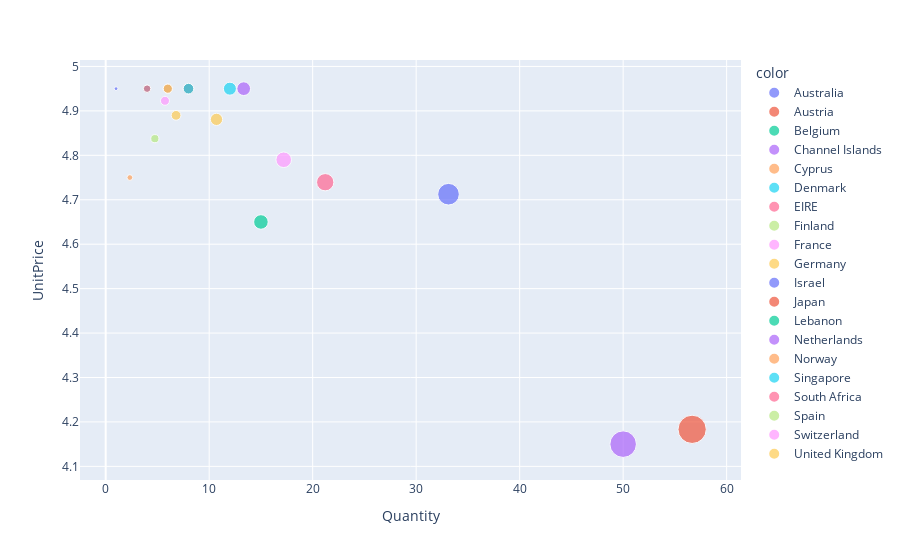

This figure's notebook cell:
### Code cell
fig = px.scatter(date_3, x='Quantity', y='UnitPrice', color=date_3.index, size='Quantity', hover_data=['Revenue'])
fig.show()

### Figure 1 — Plotly figure (JSON) as saved in the notebook; plotly's stock layout.template omitted (floating-point values rounded to 4 significant figures)
{"data": [{"customdata": [[143.8]], "hoverlabel": {"namelength": 0}, "hovertemplate": "color=Australia<br>Quantity=%{marker.size}<br>UnitPrice=%{y}<br>Revenue=%{customdata[0]}", "legendgroup": "Australia", "marker": {"color": "#636efa", "size": [33.12], "sizemode": "area", "sizeref": 0.1417, "symbol": "circle"}, "mode": "markers", "name": "Australia", "showlegend": true, "type": "scatter", "x": [33.12], "xaxis": "x", "y": [4.713], "yaxis": "y"}, {"customdata": [[39.6]], "hoverlabel": {"namelength": 0}, "hovertemplate": "color=Austria<br>Quantity=%{marker.size}<br>UnitPrice=%{y}<br>Revenue=%{customdata[0]}", "legendgroup": "Austria", "marker": {"color": "#EF553B", "size": [8], "sizemode": "area", "sizeref": 0.1417, "symbol": "circle"}, "mode": "markers", "name": "Austria", "showlegend": true, "type": "scatter", "x": [8], "xaxis": "x", "y": [4.95], "yaxis": "y"}, {"customdata": [[19.8]], "hoverlabel": {"namelength": 0}, "hovertemplate": "color=Belgium<br>Quantity=%{marker.size}<br>UnitPrice=%{y}<br>Revenue=%{customdata[0]}", "legendgroup": "Belgium", "marker": {"color": "#00cc96", "size": [4], "sizemode": "area", "sizeref": 0.1417, "symbol": "circle"}, "mode": "markers", "name": "Belgium", "showlegend": true, "type": "scatter", "x": [4], "xaxis": "x", "y": [4.95], "yaxis": "y"}, {"customdata": [[66]], "hoverlabel": {"namelength": 0}, "hovertemplate": "color=Channel Islands<br>Quantity=%{marker.size}<br>UnitPrice=%{y}<br>Revenue=%{customdata[0]}", "legendgroup": "Channel Islands", "marker": {"color": "#ab63fa", "size": [13.33], "sizemode": "area", "sizeref": 0.1417, "symbol": "circle"}, "mode": "markers", "name": "Channel Islands", "showlegend": true, "type": "scatter", "x": [13.33], "xaxis": "x", "y": [4.95], "yaxis": "y"}, {"customdata": [[10.95]], "hoverlabel": {"namelength": 0}, "hovertemplate": "color=Cyprus<br>Quantity=%{marker.size}<br>UnitPrice=%{y}<br>Revenue=%{customdata[0]}", "legendgroup": "Cyprus", "marker": {"color": "#FFA15A", "size": [2.333], "sizemode": "area", "sizeref": 0.1417, "symbol": "circle"}, "mode": "markers", "name": "Cyprus", "showlegend": true, "type": "scatter", "x": [2.333], "xaxis": "x", "y": [4.75], "yaxis": "y"}, {"customdata": [[59.4]], "hoverlabel": {"namelength": 0}, "hovertemplate": "color=Denmark<br>Quantity=%{marker.size}<br>UnitPrice=%{y}<br>Revenue=%{customdata[0]}", "legendgroup": "Denmark", "marker": {"color": "#19d3f3", "size": [12], "sizemode": "area", "sizeref": 0.1417, "symbol": "circle"}, "mode": "markers", "name": "Denmark", "showlegend": true, "type": "scatter", "x": [12], "xaxis": "x", "y": [4.95], "yaxis": "y"}, {"customdata": [[90.68]], "hoverlabel": {"namelength": 0}, "hovertemplate": "color=EIRE<br>Quantity=%{marker.size}<br>UnitPrice=%{y}<br>Revenue=%{customdata[0]}", "legendgroup": "EIRE", "marker": {"color": "#FF6692", "size": [21.21], "sizemode": "area", "sizeref": 0.1417, "symbol": "circle"}, "mode": "markers", "name": "EIRE", "showlegend": true, "type": "scatter", "x": [21.21], "xaxis": "x", "y": [4.739], "yaxis": "y"}, {"customdata": [[29.7]], "hoverlabel": {"namelength": 0}, "hovertemplate": "color=Finland<br>Quantity=%{marker.size}<br>UnitPrice=%{y}<br>Revenue=%{customdata[0]}", "legendgroup": "Finland", "marker": {"color": "#B6E880", "size": [6], "sizemode": "area", "sizeref": 0.1417, "symbol": "circle"}, "mode": "markers", "name": "Finland", "showlegend": true, "type": "scatter", "x": [6], "xaxis": "x", "y": [4.95], "yaxis": "y"}, {"customdata": [[28.21]], "hoverlabel": {"namelength": 0}, "hovertemplate": "color=France<br>Quantity=%{marker.size}<br>UnitPrice=%{y}<br>Revenue=%{customdata[0]}", "legendgroup": "France", "marker": {"color": "#FF97FF", "size": [5.727], "sizemode": "area", "sizeref": 0.1417, "symbol": "circle"}, "mode": "markers", "name": "France", "showlegend": true, "type": "scatter", "x": [5.727], "xaxis": "x", "y": [4.923], "yaxis": "y"}, {"customdata": [[33.06]], "hoverlabel": {"namelength": 0}, "hovertemplate": "color=Germany<br>Quantity=%{marker.size}<br>UnitPrice=%{y}<br>Revenue=%{customdata[0]}", "legendgroup": "Germany", "marker": {"color": "#FECB52", "size": [6.8], "sizemode": "area", "sizeref": 0.1417, "symbol": "circle"}, "mode": "markers", "name": "Germany", "showlegend": true, "type": "scatter", "x": [6.8], "xaxis": "x", "y": [4.89], "yaxis": "y"}, {"customdata": [[4.95]], "hoverlabel": {"namelength": 0}, "hovertemplate": "color=Israel<br>Quantity=%{marker.size}<br>UnitPrice=%{y}<br>Revenue=%{customdata[0]}", "legendgroup": "Israel", "marker": {"color": "#636efa", "size": [1], "sizemode": "area", "sizeref": 0.1417, "symbol": "circle"}, "mode": "markers", "name": "Israel", "showlegend": true, "type": "scatter", "x": [1], "xaxis": "x", "y": [4.95], "yaxis": "y"}, {"customdata": [[225.2]], "hoverlabel": {"namelength": 0}, "hovertemplate": "color=Japan<br>Quantity=%{marker.size}<br>UnitPrice=%{y}<br>Revenue=%{customdata[0]}", "legendgroup": "Japan", "marker": {"color": "#EF553B", "size": [56.67], "sizemode": "area", "sizeref": 0.1417, "symbol": "circle"}, "mode": "markers", "name": "Japan", "showlegend": true, "type": "scatter", "x": [56.67], "xaxis": "x", "y": [4.183], "yaxis": "y"}, {"customdata": [[69.75]], "hoverlabel": {"namelength": 0}, "hovertemplate": "color=Lebanon<br>Quantity=%{marker.size}<br>UnitPrice=%{y}<br>Revenue=%{customdata[0]}", "legendgroup": "Lebanon", "marker": {"color": "#00cc96", "size": [15], "sizemode": "area", "sizeref": 0.1417, "symbol": "circle"}, "mode": "markers", "name": "Lebanon", "showlegend": true, "type": "scatter", "x": [15], "xaxis": "x", "y": [4.65], "yaxis": "y"}, {"customdata": [[207.5]], "hoverlabel": {"namelength": 0}, "hovertemplate": "color=Netherlands<br>Quantity=%{marker.size}<br>UnitPrice=%{y}<br>Revenue=%{customdata[0]}", "legendgroup": "Netherlands", "marker": {"color": "#ab63fa", "size": [50], "sizemode": "area", "sizeref": 0.1417, "symbol": "circle"}, "mode": "markers", "name": "Netherlands", "showlegend": true, "type": "scatter", "x": [50], "xaxis": "x", "y": [4.15], "yaxis": "y"}, {"customdata": [[29.7]], "hoverlabel": {"namelength": 0}, "hovertemplate": "color=Norway<br>Quantity=%{marker.size}<br>UnitPrice=%{y}<br>Revenue=%{customdata[0]}", "legendgroup": "Norway", "marker": {"color": "#FFA15A", "size": [6], "sizemode": "area", "sizeref": 0.1417, "symbol": "circle"}, "mode": "markers", "name": "Norway", "showlegend": true, "type": "scatter", "x": [6], "xaxis": "x", "y": [4.95], "yaxis": "y"}, {"customdata": [[39.6]], "hoverlabel": {"namelength": 0}, "hovertemplate": "color=Singapore<br>Quantity=%{marker.size}<br>UnitPrice=%{y}<br>Revenue=%{customdata[0]}", "legendgroup": "Singapore", "marker": {"color": "#19d3f3", "size": [8], "sizemode": "area", "sizeref": 0.1417, "symbol": "circle"}, "mode": "markers", "name": "Singapore", "showlegend": true, "type": "scatter", "x": [8], "xaxis": "x", "y": [4.95], "yaxis": "y"}, {"customdata": [[19.8]], "hoverlabel": {"namelength": 0}, "hovertemplate": "color=South Africa<br>Quantity=%{marker.size}<br>UnitPrice=%{y}<br>Revenue=%{customdata[0]}", "legendgroup": "South Africa", "marker": {"color": "#FF6692", "size": [4], "sizemode": "area", "sizeref": 0.1417, "symbol": "circle"}, "mode": "markers", "name": "South Africa", "showlegend": true, "type": "scatter", "x": [4], "xaxis": "x", "y": [4.95], "yaxis": "y"}, {"customdata": [[23.1]], "hoverlabel": {"namelength": 0}, "hovertemplate": "color=Spain<br>Quantity=%{marker.size}<br>UnitPrice=%{y}<br>Revenue=%{customdata[0]}", "legendgroup": "Spain", "marker": {"color": "#B6E880", "size": [4.75], "sizemode": "area", "sizeref": 0.1417, "symbol": "circle"}, "mode": "markers", "name": "Spain", "showlegend": true, "type": "scatter", "x": [4.75], "xaxis": "x", "y": [4.838], "yaxis": "y"}, {"customdata": [[77.14]], "hoverlabel": {"namelength": 0}, "hovertemplate": "color=Switzerland<br>Quantity=%{marker.size}<br>UnitPrice=%{y}<br>Revenue=%{customdata[0]}", "legendgroup": "Switzerland", "marker": {"color": "#FF97FF", "size": [17.2], "sizemode": "area", "sizeref": 0.1417, "symbol": "circle"}, "mode": "markers", "name": "Switzerland", "showlegend": true, "type": "scatter", "x": [17.2], "xaxis": "x", "y": [4.79], "yaxis": "y"}, {"customdata": [[48.29]], "hoverlabel": {"namelength": 0}, "hovertemplate": "color=United Kingdom<br>Quantity=%{marker.size}<br>UnitPrice=%{y}<br>Revenue=%{customdata[0]}", "legendgroup": "United Kingdom", "marker": {"color": "#FECB52", "size": [10.71], "sizemode": "area", "sizeref": 0.1417, "symbol": "circle"}, "mode": "markers", "name": "United Kingdom", "showlegend": true, "type": "scatter", "x": [10.71], "xaxis": "x", "y": [4.881], "yaxis": "y"}], "layout": {"legend": {"itemsizing": "constant", "title": {"text": "color"}, "tracegroupgap": 0}, "margin": {"t": 60}, "xaxis": {"anchor": "y", "domain": [0, 1], "title": {"text": "Quantity"}}, "yaxis": {"anchor": "x", "domain": [0, 1], "title": {"text": "UnitPrice"}}}}
